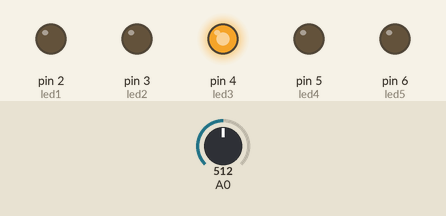
The sketch below on a simulated Arduino Uno, built with avr-gcc and run on an emulated ATmega328P. On the bench: output pins drawn as LEDs (lit = HIGH). The inputs (shaded band) are chosen by the test bench; at power-on: A0 = 512.

Above: at 1.28 s.
1.3 s: A0 set to 494
At 2.5 s:
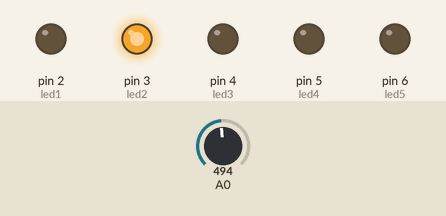
2.8 s: A0 set to 511
At 3.98 s:
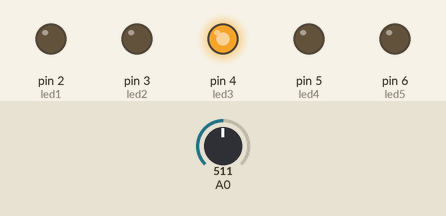
5.8 s: A0 set to 714
8.8 s: A0 set to 0
10.3 s: A0 set to 122
At 11.1 s:
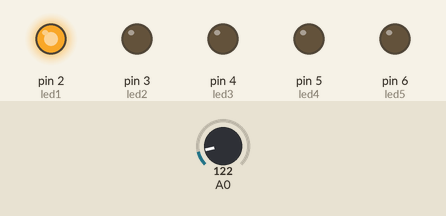
Timing chart, 0 to 12.8 s (numbered marks = the images above; inputs shaded):
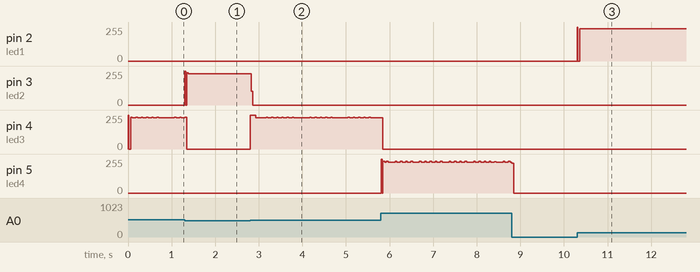

The sketch:

CASCADA_DE_LEDS.ino
```cpp
/*Volumen de Leds con potenciómetro (cascada).
*/

int led1=2;
int led2=3;
int led3=4;
int led4=5;
int led5=6;

void setup() {
  pinMode(led1,OUTPUT);
  pinMode(led2,OUTPUT);
  pinMode(led3,OUTPUT);
  pinMode(led4,OUTPUT);
  pinMode(led5,OUTPUT);
  pinMode(A0,INPUT);
}
void loop() {
  // put your main code here, to run repeatedly:
  if(analogRead(A0)>0 && analogRead(A0)<304){
    digitalWrite(led1,HIGH);
    delay(10);
    digitalWrite(led1,LOW);
  }
  if(analogRead(A0)>304 && analogRead(A0)<504){
    digitalWrite(led2,HIGH);
    delay(10);
    digitalWrite(led2,LOW);
  }
  if(analogRead(A0)>504 && analogRead(A0)<704){
    digitalWrite(led3,HIGH);
    delay(10);
    digitalWrite(led3,LOW);
  }
  if(analogRead(A0)>704 && analogRead(A0)<904){
    digitalWrite(led4,HIGH);
    delay(10);
    digitalWrite(led4,LOW);
  }
  if(analogRead(A0)>904 && analogRead(A0)<1024){
    digitalWrite(led5,HIGH);
    delay(10);
    digitalWrite(led5,LOW);
  }


}
```

Measured:
- after the input at 1.3 s, pin 3 (led2): 0/255 → 236/255 at once
- after the input at 2.8 s, pin 3 (led2): 236/255 → 0/255 at once
- after the input at 10.3 s, pin 2 (led1): 0/255 → 243/255 at once
